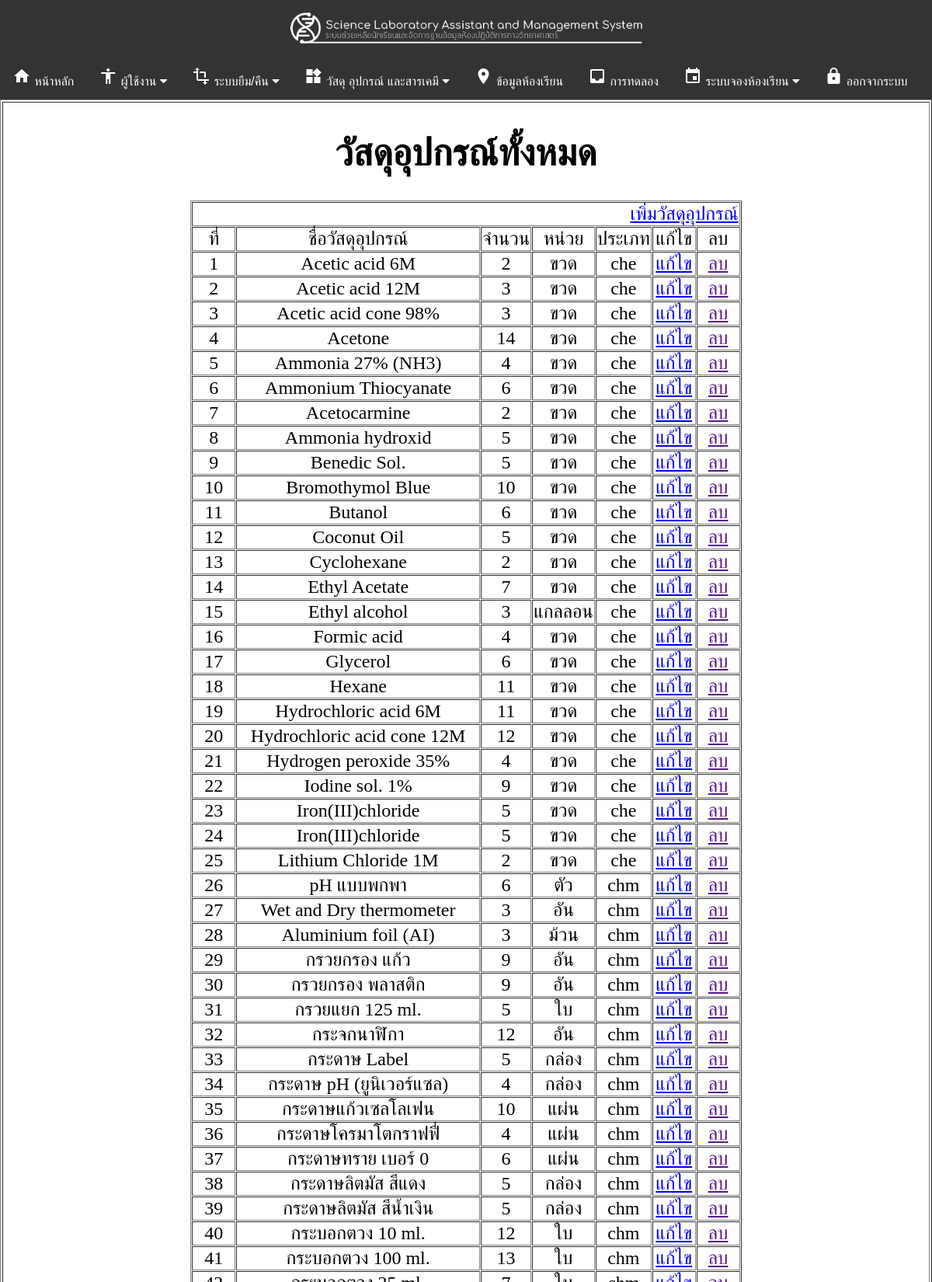
Screenshot of /lab/admin/all_equipment.php (signed in, upper part) with the database file from the repository.
### tables this page shows
CREATE TABLE `equipment` (
  `eq_id` int(11) NOT NULL,
  `eq_code` varchar(7) DEFAULT NULL,
  `eq_name` varchar(50) DEFAULT NULL,
  `eq_amount` int(11) DEFAULT NULL,
  `eq_total` int(5) DEFAULT NULL,
  `eq_counter` varchar(10) DEFAULT NULL,
  `eq_damage` int(11) DEFAULT '0',
  `eq_detail` text,
  `eq_danger` varchar(10) DEFAULT NULL,
  `eq_type` varchar(3) DEFAULT NULL,
  `eq_path` text
);

### lab/admin/all_equipment.php (the view, shortened to what this page needs)
<? include "../conn_db.php";
include "header.php";
?>
<!DOCTYPE>
<html>
<head>
</head>
<body topmargin="0" leftmargin="0" rightmargin="0" bottommargin="0">
<?
$sql="SELECT * FROM equipment ORDER BY eq_id";
$query=mysql_query($sql);
?>
<table align="center" width="100%" cellpadding="5" border="1px">
<tr align="center" valign="middle">
<td align="center" valign="middle">
<h1>วัสดุอุปกรณ์ทั้งหมด</h1>
<table align="center" border="1px" width="60%" cellpadding="1" cellspacing="1">
<tr>
  <td colspan="7" align="right"><a href="add_equipment.php">เพิ่มวัสดุอุปกรณ์</a></td>
  </tr>
<tr>
<td align="center" width="8%">ที่</td>
<td align="center">ชื่อวัสดุอุปกรณ์</td>
<td align="center" width="8%">จำนวน</td>
<td align="center" width="10%">หน่วย</td>
<td align="center" width="8%">ประเภท</td>
<td align="center" width="8%">แก้ไข</td>
<td align="center" width="8%">ลบ</td>
</tr>
<?
$i=1;
while($q=mysql_fetch_assoc($query)){
?>
<tr>
<td align="center"><?=$i?></td>
<td align="center"><?=$q[eq_name]?></td>
<td align="center"><?=$q[eq_amount]?></td>
<td align="center"><?=$q[eq_counter]?></td>
<td align="center"><?=$q[eq_type]?></td>
<td align="center"><a href="edit_equip_inform.php?id=<?=$q[eq_id]?>&act=edit">แก้ไข</a></td>
<td align="center"><a href="">ลบ</a></td>
</tr>
<?
	$i++;
}
?>
</table>
</td>
</tr>
</table>
</body>
</html>

### lab/admin/css/menu.css (style rules this page uses)
body { font-family:Circular; font-size:24px; }

### rows the page displays
equipment: eq_name "Acetic acid 6M", eq_amount "2", eq_counter "ขวด", eq_type "che"
equipment: eq_name "Acetic acid 12M", eq_amount "3", eq_counter "ขวด", eq_type "che"
equipment: eq_name "Acetic acid cone 98%", eq_amount "3", eq_counter "ขวด", eq_type "che"
equipment: eq_name "Acetone", eq_amount "14", eq_counter "ขวด", eq_type "che"
equipment: eq_name "Ammonia 27% (NH3)", eq_amount "4", eq_counter "ขวด", eq_type "che"
equipment: eq_name "Ammonium Thiocyanate", eq_amount "6", eq_counter "ขวด", eq_type "che"
equipment: eq_name "Acetocarmine", eq_amount "2", eq_counter "ขวด", eq_type "che"
equipment: eq_name "Ammonia hydroxid", eq_amount "5", eq_counter "ขวด", eq_type "che"
equipment: eq_name "Benedic Sol.", eq_amount "5", eq_counter "ขวด", eq_type "che"
equipment: eq_name "Bromothymol Blue", eq_amount "10", eq_counter "ขวด", eq_type "che"
equipment: eq_name "Butanol", eq_amount "6", eq_counter "ขวด", eq_type "che"
equipment: eq_name "Coconut Oil", eq_amount "5", eq_counter "ขวด", eq_type "che"
equipment: eq_name "Cyclohexane", eq_amount "2", eq_counter "ขวด", eq_type "che"
equipment: eq_name "Ethyl Acetate", eq_amount "7", eq_counter "ขวด", eq_type "che"
equipment: eq_name "Ethyl alcohol", eq_amount "3", eq_counter "แกลลอน", eq_type "che"
equipment: eq_name "Formic acid", eq_amount "4", eq_counter "ขวด", eq_type "che"
equipment: eq_name "Glycerol", eq_amount "6", eq_counter "ขวด", eq_type "che"
equipment: eq_name "Hexane", eq_amount "11", eq_counter "ขวด", eq_type "che"
equipment: eq_name "Hydrochloric acid 6M", eq_amount "11", eq_counter "ขวด", eq_type "che"
equipment: eq_name "Hydrochloric acid cone 12M", eq_amount "12", eq_counter "ขวด", eq_type "che"
equipment: eq_name "Hydrogen peroxide 35%", eq_amount "4", eq_counter "ขวด", eq_type "che"
equipment: eq_name "Iodine sol. 1%", eq_amount "9", eq_counter "ขวด", eq_type "che"
equipment: eq_name "Iron(III)chloride", eq_amount "5", eq_counter "ขวด", eq_type "che"
equipment: eq_name "Iron(III)chloride", eq_amount "5", eq_counter "ขวด", eq_type "che"
equipment: eq_name "Lithium Chloride 1M", eq_amount "2", eq_counter "ขวด", eq_type "che"
equipment: eq_name "pH แบบพกพา", eq_amount "6", eq_counter "ตัว", eq_type "chm"
equipment: eq_name "Wet and Dry thermometer", eq_amount "3", eq_counter "อัน", eq_type "chm"
equipment: eq_name "Aluminium foil (AI)", eq_amount "3", eq_counter "ม้วน", eq_type "chm"
equipment: eq_name "กรวยกรอง แก้ว", eq_amount "9", eq_counter "อัน", eq_type "chm"
equipment: eq_name "กรวยกรอง พลาสติก", eq_amount "9", eq_counter "อัน", eq_type "chm"
equipment: eq_name "กรวยแยก 125 ml.", eq_amount "5", eq_counter "ใบ", eq_type "chm"
equipment: eq_name "กระจกนาฬิกา", eq_amount "12", eq_counter "อัน", eq_type "chm"
equipment: eq_name "กระดาษ Label", eq_amount "5", eq_counter "กล่อง", eq_type "chm"
equipment: eq_name "กระดาษ pH (ยูนิเวอร์แซล)", eq_amount "4", eq_counter "กล่อง", eq_type "chm"
equipment: eq_name "กระดาษแก้วเซลโลเฟน", eq_amount "10", eq_counter "แผ่น", eq_type "chm"
equipment: eq_name "กระดาษโครมาโตกราฟฟี่", eq_amount "4", eq_counter "แผ่น", eq_type "chm"
equipment: eq_name "กระดาษทราย เบอร์ 0", eq_amount "6", eq_counter "แผ่น", eq_type "chm"
equipment: eq_name "กระดาษลิตมัส สีแดง", eq_amount "5", eq_counter "กล่อง", eq_type "chm"
equipment: eq_name "กระดาษลิตมัส สีน้ำเงิน", eq_amount "5", eq_counter "กล่อง", eq_type "chm"
equipment: eq_name "กระบอกตวง 10 ml.", eq_amount "12", eq_counter "ใบ", eq_type "chm"
equipment: eq_name "กระบอกตวง 100 ml.", eq_amount "13", eq_counter "ใบ", eq_type "chm"
